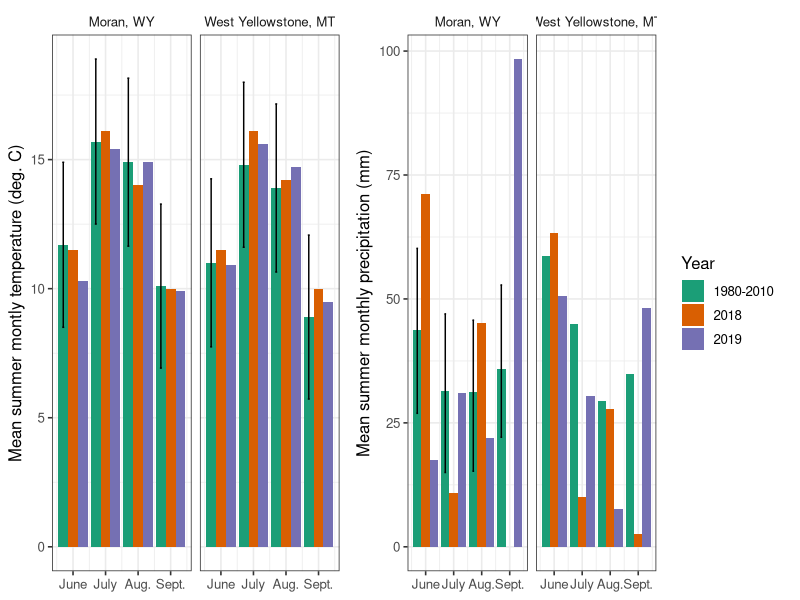

The R script that drew this image: (Note: this script raises an error after producing the figure.)
library(lubridate)
library(tidyverse)
library(cowplot)


climate_recent_raw <- read_csv('data/climate_2018_2019.csv')
# https://www.ncdc.noaa.gov/cdo-web/search

climate_normals_raw <- read_csv('data/climate_normals.csv')

climate_2018 <- climate_recent_raw %>% 
  separate(DATE, into = c('YEAR','DATE')) %>% 
  mutate(DATE = as.integer(DATE)) %>% 
  dplyr::select(name = NAME, month = DATE, year = YEAR, temp = TAVG, precip = PRCP) 
  

climate_normals  <- climate_normals_raw %>% 
  dplyr::select(name = NAME, month = DATE, temp = `MLY-TAVG-NORMAL`, temp_sd = `MLY-TAVG-STDDEV`,
         precip = `MLY-PRCP-NORMAL`, precip_25 = `MLY-PRCP-25PCTL`, precip_75 = `MLY-PRCP-75PCTL`) %>% 
#   summarise_at(vars(temp,precip), list(mean = ~mean(., na.rm = T), 
#                                     sd = ~sd(., na.rm = T))) %>% 
  mutate(year = '1980-2010') %>% 
  filter(name != 'Tower Falls')

climatology <- full_join(climate_2018, climate_normals) 


temp <- 
  ggplot(climatology, aes(x = month, y = temp)) +
    geom_col(aes(fill = year), position = 'dodge') +
    geom_errorbar(aes(ymin = temp - temp_sd/sqrt(26), ymax = temp + temp_sd/sqrt(26), group = year),
                  position = position_dodge2(width = 0.2, padding = 0.8)) +
    scale_fill_brewer('Year', palette = 'Dark2', guide = F) +
    scale_x_continuous(breaks = c(6,7,8,9), labels = c('June','July','Aug.','Sept.')) +
    theme_bw(base_size = 12) +
    facet_wrap(~name) +
    labs(y = 'Mean summer montly temperature (deg. C)') +
    theme(axis.title.x = element_blank(),
          strip.background = element_blank())

precip <- 
  ggplot(climatology, aes(x = month, y = precip)) +
  geom_col(aes(fill = year), position = 'dodge') +
  geom_errorbar(aes(ymin = precip_25, ymax = precip_75, group = year),
                position = position_dodge2(width = 0.2, padding = 0.8)) +
  scale_fill_brewer('Year', palette = 'Dark2') +
  scale_x_continuous(breaks = c(6,7,8,9), labels = c('June','July','Aug.','Sept.')) +
  theme_bw(base_size = 12) +
  facet_wrap(~name) +
  labs(y = 'Mean summer monthly precipitation (mm)') +
  theme(#legend.position = c(0.91,0.91),
        legend.background = element_blank(),
        axis.title.x = element_blank(),
        strip.background = element_blank())

plot_grid(temp, precip, rel_widths = c(1, 1.3))




snotel <- read_csv('data/snotel.csv') %>% 
  mutate(date = parse_date(date, format = '%b-%y')) %>% 
  mutate(SWE = SWE/10) #%>% 
  #filter(month(date) %in% c(2,3,4,5)) %>% 
  #group_by(date = year(date)) %>% 
  #summarise(SWE = mean(SWE)) %>% 
  #mutate(date = parse_date(as.character(date), format = '%Y'))

month_means <- snotel %>% 
  group_by(station_name, month(date)) %>% 
  summarise(mean = mean(SWE, na.rm = T)) %>% 
  filter(`month(date)` == 5)

ggplot(snotel, aes(x = date, y = SWE)) +
  geom_hline(data = month_means, aes(yintercept = mean), linetype = 'dashed') +
  geom_line(size = 1) +
  #geom_line(aes(x = date, y = med_SWE), color = 'blue', size = 1) +
  geom_point(data = filter(snotel, month(date) == 05), aes(x = date, y = SWE), shape = 21, fill = 'grey50', size = 2.5) +
  geom_text_repel(data = filter(snotel, month(date) == 05 & year(date) == 2018), 
            aes(x = date, y = SWE, label = 'May 2018'), nudge_y = 20, nudge_x = 10) +
  facet_wrap(~station_name) +
  theme_bw(base_size = 14) +
  labs(x = 'Year', y = 'Snow Water Equivalent (cm)')



climate_2018_raw <- read_csv('data/climate_gy_2018.csv')

#climate_2018 <- climate_2018_raw %>% 
#   summarise_at(vars(temp,precip), list(mean = ~mean(., na.rm = T), 
#                                      sd = ~sd(., na.rm = T))) %>% 
separate(DATE, into = c('YEAR','DATE')) %>% 
  mutate(DATE = as.integer(DATE)) %>% 
  dplyr::select(name = NAME, date = DATE, temp = TAVG, precip = PRCP) %>% 
  mutate(version = '2018') 

climate_normals_raw <- read_csv('data/climate_normals_gy.csv')

climate_2018 <- climate_recent_raw %>% 
  #   summarise_at(vars(temp,precip), list(mean = ~mean(., na.rm = T), 
  #                                      sd = ~sd(., na.rm = T))) %>% 
  separate(DATE, into = c('YEAR','DATE')) %>% 
  mutate(DATE = as.integer(DATE)) %>% 
  dplyr::select(name = NAME, month = DATE, year = YEAR, temp = TAVG, precip = PRCP) 




climate_normals  <- climate_normals_raw %>% 
  dplyr::select(name = NAME, month = DATE, temp = `MLY-TAVG-NORMAL`, temp_sd = `MLY-TAVG-STDDEV`,
                precip = `MLY-PRCP-NORMAL`, precip_25 = `MLY-PRCP-25PCTL`, precip_75 = `MLY-PRCP-75PCTL`) %>% 
  #   summarise_at(vars(temp,precip), list(mean = ~mean(., na.rm = T), 
  #                                     sd = ~sd(., na.rm = T))) %>% 
  mutate(year = '1980-2010') %>% 
  filter(name != 'Tower Falls')





